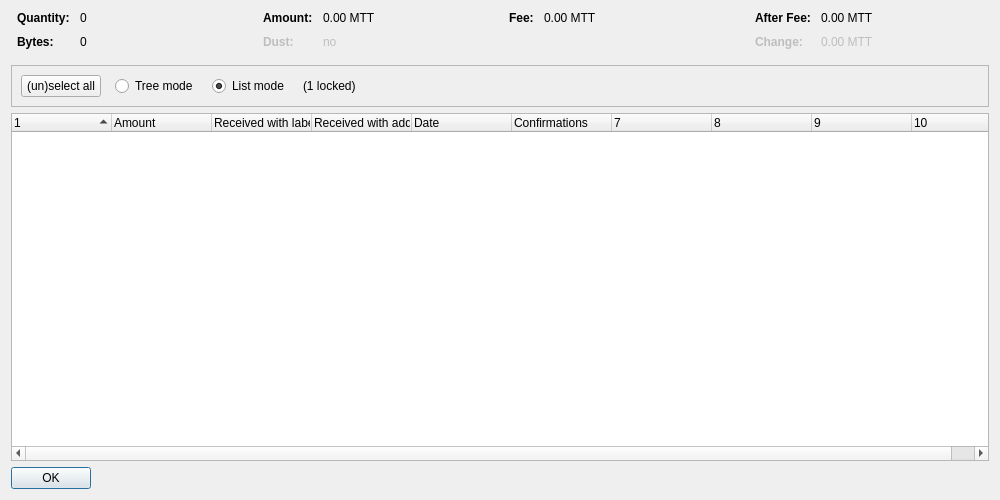
<?xml version="1.0" encoding="UTF-8"?>
<ui version="4.0">
 <class>CoinControlDialog</class>
 <widget class="QDialog" name="CoinControlDialog">
  <property name="geometry">
   <rect>
    <x>0</x>
    <y>0</y>
    <width>1000</width>
    <height>500</height>
   </rect>
  </property>
  <property name="windowTitle">
   <string>Coin Selection</string>
  </property>
  <layout class="QVBoxLayout" name="verticalLayout">
   <item>
    <layout class="QHBoxLayout" name="horizontalLayoutTop" stretch="0,0,0,0">
     <property name="topMargin">
      <number>0</number>
     </property>
     <property name="bottomMargin">
      <number>10</number>
     </property>
     <item>
      <layout class="QFormLayout" name="formLayoutCoinControl1">
       <property name="horizontalSpacing">
        <number>10</number>
       </property>
       <property name="verticalSpacing">
        <number>10</number>
       </property>
       <property name="leftMargin">
        <number>6</number>
       </property>
       <property name="rightMargin">
        <number>6</number>
       </property>
       <item row="0" column="0">
        <widget class="QLabel" name="labelCoinControlQuantityText">
         <property name="font">
          <font>
           <weight>75</weight>
           <bold>true</bold>
          </font>
         </property>
         <property name="text">
          <string>Quantity:</string>
         </property>
        </widget>
       </item>
       <item row="0" column="1">
        <widget class="QLabel" name="labelCoinControlQuantity">
         <property name="cursor">
          <cursorShape>IBeamCursor</cursorShape>
         </property>
         <property name="contextMenuPolicy">
          <enum>Qt::ActionsContextMenu</enum>
         </property>
         <property name="text">
          <string notr="true">0</string>
         </property>
         <property name="textInteractionFlags">
          <set>Qt::LinksAccessibleByMouse|Qt::TextSelectableByKeyboard|Qt::TextSelectableByMouse</set>
         </property>
        </widget>
       </item>
       <item row="1" column="0">
        <widget class="QLabel" name="labelCoinControlBytesText">
         <property name="font">
          <font>
           <weight>75</weight>
           <bold>true</bold>
          </font>
         </property>
         <property name="text">
          <string>Bytes:</string>
         </property>
        </widget>
       </item>
       <item row="1" column="1">
        <widget class="QLabel" name="labelCoinControlBytes">
         <property name="cursor">
          <cursorShape>IBeamCursor</cursorShape>
         </property>
         <property name="contextMenuPolicy">
          <enum>Qt::ActionsContextMenu</enum>
         </property>
         <property name="text">
          <string notr="true">0</string>
         </property>
         <property name="textInteractionFlags">
          <set>Qt::LinksAccessibleByMouse|Qt::TextSelectableByKeyboard|Qt::TextSelectableByMouse</set>
         </property>
        </widget>
       </item>
      </layout>
     </item>
     <item>
      <layout class="QFormLayout" name="formLayoutCoinControl2">
       <property name="horizontalSpacing">
        <number>10</number>
       </property>
       <property name="verticalSpacing">
        <number>10</number>
       </property>
       <property name="leftMargin">
        <number>6</number>
       </property>
       <property name="rightMargin">
        <number>6</number>
       </property>
       <item row="0" column="0">
        <widget class="QLabel" name="labelCoinControlAmountText">
         <property name="font">
          <font>
           <weight>75</weight>
           <bold>true</bold>
          </font>
         </property>
         <property name="text">
          <string>Amount:</string>
         </property>
        </widget>
       </item>
       <item row="0" column="1">
        <widget class="QLabel" name="labelCoinControlAmount">
         <property name="cursor">
          <cursorShape>IBeamCursor</cursorShape>
         </property>
         <property name="contextMenuPolicy">
          <enum>Qt::ActionsContextMenu</enum>
         </property>
         <property name="text">
          <string notr="true">0.00 MTT</string>
         </property>
         <property name="textInteractionFlags">
          <set>Qt::LinksAccessibleByMouse|Qt::TextSelectableByKeyboard|Qt::TextSelectableByMouse</set>
         </property>
        </widget>
       </item>
       <item row="1" column="0">
        <widget class="QLabel" name="labelCoinControlLowOutputText">
         <property name="enabled">
          <bool>false</bool>
         </property>
         <property name="font">
          <font>
           <weight>75</weight>
           <bold>true</bold>
          </font>
         </property>
         <property name="text">
          <string>Dust:</string>
         </property>
        </widget>
       </item>
       <item row="1" column="1">
        <widget class="QLabel" name="labelCoinControlLowOutput">
         <property name="enabled">
          <bool>false</bool>
         </property>
         <property name="cursor">
          <cursorShape>IBeamCursor</cursorShape>
         </property>
         <property name="contextMenuPolicy">
          <enum>Qt::ActionsContextMenu</enum>
         </property>
         <property name="text">
          <string notr="true">no</string>
         </property>
         <property name="textInteractionFlags">
          <set>Qt::LinksAccessibleByMouse|Qt::TextSelectableByKeyboard|Qt::TextSelectableByMouse</set>
         </property>
        </widget>
       </item>
      </layout>
     </item>
     <item>
      <layout class="QFormLayout" name="formLayoutCoinControl3">
       <property name="horizontalSpacing">
        <number>10</number>
       </property>
       <property name="verticalSpacing">
        <number>10</number>
       </property>
       <property name="leftMargin">
        <number>6</number>
       </property>
       <property name="rightMargin">
        <number>6</number>
       </property>
       <item row="0" column="0">
        <widget class="QLabel" name="labelCoinControlFeeText">
         <property name="font">
          <font>
           <weight>75</weight>
           <bold>true</bold>
          </font>
         </property>
         <property name="text">
          <string>Fee:</string>
         </property>
        </widget>
       </item>
       <item row="0" column="1">
        <widget class="QLabel" name="labelCoinControlFee">
         <property name="cursor">
          <cursorShape>IBeamCursor</cursorShape>
         </property>
         <property name="contextMenuPolicy">
          <enum>Qt::ActionsContextMenu</enum>
         </property>
         <property name="text">
          <string notr="true">0.00 MTT</string>
         </property>
         <property name="textInteractionFlags">
          <set>Qt::LinksAccessibleByMouse|Qt::TextSelectableByKeyboard|Qt::TextSelectableByMouse</set>
         </property>
        </widget>
       </item>
      </layout>
     </item>
     <item>
      <layout class="QFormLayout" name="formLayoutCoinControl4">
       <property name="horizontalSpacing">
        <number>10</number>
       </property>
       <property name="verticalSpacing">
        <number>10</number>
       </property>
       <property name="leftMargin">
        <number>6</number>
       </property>
       <property name="rightMargin">
        <number>6</number>
       </property>
       <item row="0" column="0">
        <widget class="QLabel" name="labelCoinControlAfterFeeText">
         <property name="font">
          <font>
           <weight>75</weight>
           <bold>true</bold>
          </font>
         </property>
         <property name="text">
          <string>After Fee:</string>
         </property>
        </widget>
       </item>
       <item row="0" column="1">
        <widget class="QLabel" name="labelCoinControlAfterFee">
         <property name="cursor">
          <cursorShape>IBeamCursor</cursorShape>
         </property>
         <property name="contextMenuPolicy">
          <enum>Qt::ActionsContextMenu</enum>
         </property>
         <property name="text">
          <string notr="true">0.00 MTT</string>
         </property>
         <property name="textInteractionFlags">
          <set>Qt::LinksAccessibleByMouse|Qt::TextSelectableByKeyboard|Qt::TextSelectableByMouse</set>
         </property>
        </widget>
       </item>
       <item row="1" column="0">
        <widget class="QLabel" name="labelCoinControlChangeText">
         <property name="enabled">
          <bool>false</bool>
         </property>
         <property name="font">
          <font>
           <weight>75</weight>
           <bold>true</bold>
          </font>
         </property>
         <property name="text">
          <string>Change:</string>
         </property>
        </widget>
       </item>
       <item row="1" column="1">
        <widget class="QLabel" name="labelCoinControlChange">
         <property name="enabled">
          <bool>false</bool>
         </property>
         <property name="cursor">
          <cursorShape>IBeamCursor</cursorShape>
         </property>
         <property name="contextMenuPolicy">
          <enum>Qt::ActionsContextMenu</enum>
         </property>
         <property name="text">
          <string notr="true">0.00 MTT</string>
         </property>
         <property name="textInteractionFlags">
          <set>Qt::LinksAccessibleByMouse|Qt::TextSelectableByKeyboard|Qt::TextSelectableByMouse</set>
         </property>
        </widget>
       </item>
      </layout>
     </item>
    </layout>
   </item>
   <item>
    <widget class="QFrame" name="frame">
     <property name="minimumSize">
      <size>
       <width>0</width>
       <height>40</height>
      </size>
     </property>
     <property name="frameShape">
      <enum>QFrame::StyledPanel</enum>
     </property>
     <property name="frameShadow">
      <enum>QFrame::Sunken</enum>
     </property>
     <layout class="QHBoxLayout" name="horizontalLayout">
      <item>
       <layout class="QHBoxLayout" name="horizontalLayoutPanel" stretch="0,0,0,0,0">
        <property name="spacing">
         <number>14</number>
        </property>
        <item>
         <widget class="QPushButton" name="pushButtonSelectAll">
          <property name="sizePolicy">
           <sizepolicy hsizetype="Maximum" vsizetype="Fixed">
            <horstretch>0</horstretch>
            <verstretch>0</verstretch>
           </sizepolicy>
          </property>
          <property name="text">
           <string>(un)select all</string>
          </property>
          <property name="autoDefault">
           <bool>false</bool>
          </property>
         </widget>
        </item>
        <item>
         <widget class="QRadioButton" name="radioTreeMode">
          <property name="sizePolicy">
           <sizepolicy hsizetype="Maximum" vsizetype="Fixed">
            <horstretch>0</horstretch>
            <verstretch>0</verstretch>
           </sizepolicy>
          </property>
          <property name="text">
           <string>Tree mode</string>
          </property>
         </widget>
        </item>
        <item>
         <widget class="QRadioButton" name="radioListMode">
          <property name="sizePolicy">
           <sizepolicy hsizetype="Maximum" vsizetype="Fixed">
            <horstretch>0</horstretch>
            <verstretch>0</verstretch>
           </sizepolicy>
          </property>
          <property name="text">
           <string>List mode</string>
          </property>
          <property name="checked">
           <bool>true</bool>
          </property>
         </widget>
        </item>
        <item>
         <widget class="QLabel" name="labelLocked">
          <property name="text">
           <string notr="true">(1 locked)</string>
          </property>
         </widget>
        </item>
        <item>
         <spacer name="horizontalSpacer">
          <property name="orientation">
           <enum>Qt::Horizontal</enum>
          </property>
          <property name="sizeHint" stdset="0">
           <size>
            <width>40</width>
            <height>20</height>
           </size>
          </property>
         </spacer>
        </item>
       </layout>
      </item>
     </layout>
    </widget>
   </item>
   <item>
    <widget class="CoinControlTreeWidget" name="treeWidget">
     <property name="contextMenuPolicy">
      <enum>Qt::CustomContextMenu</enum>
     </property>
     <property name="sortingEnabled">
      <bool>false</bool>
     </property>
     <property name="columnCount">
      <number>10</number>
     </property>
     <attribute name="headerShowSortIndicator" stdset="0">
      <bool>true</bool>
     </attribute>
     <attribute name="headerStretchLastSection">
      <bool>false</bool>
     </attribute>
     <column>
      <property name="text">
       <string/>
      </property>
     </column>
     <column>
      <property name="text">
       <string>Amount</string>
      </property>
     </column>
     <column>
      <property name="text">
       <string>Received with label</string>
      </property>
     </column>
     <column>
      <property name="text">
       <string>Received with address</string>
      </property>
     </column>
     <column>
      <property name="text">
       <string>Date</string>
      </property>
     </column>
     <column>
      <property name="text">
       <string>Confirmations</string>
      </property>
      <property name="toolTip">
       <string>Confirmed</string>
      </property>
     </column>
     <column>
      <property name="text">
       <string/>
      </property>
     </column>
     <column>
      <property name="text">
       <string/>
      </property>
     </column>
     <column>
      <property name="text">
       <string/>
      </property>
     </column>
     <column>
      <property name="text">
       <string/>
      </property>
     </column>
    </widget>
   </item>
   <item>
    <widget class="QDialogButtonBox" name="buttonBox">
     <property name="sizePolicy">
      <sizepolicy hsizetype="Maximum" vsizetype="Fixed">
       <horstretch>0</horstretch>
       <verstretch>0</verstretch>
      </sizepolicy>
     </property>
     <property name="orientation">
      <enum>Qt::Horizontal</enum>
     </property>
     <property name="standardButtons">
      <set>QDialogButtonBox::Ok</set>
     </property>
    </widget>
   </item>
  </layout>
 </widget>
 <customwidgets>
  <customwidget>
   <class>CoinControlTreeWidget</class>
   <extends>QTreeWidget</extends>
   <header>coincontroltreewidget.h</header>
  </customwidget>
 </customwidgets>
 <resources/>
 <connections/>
</ui>
